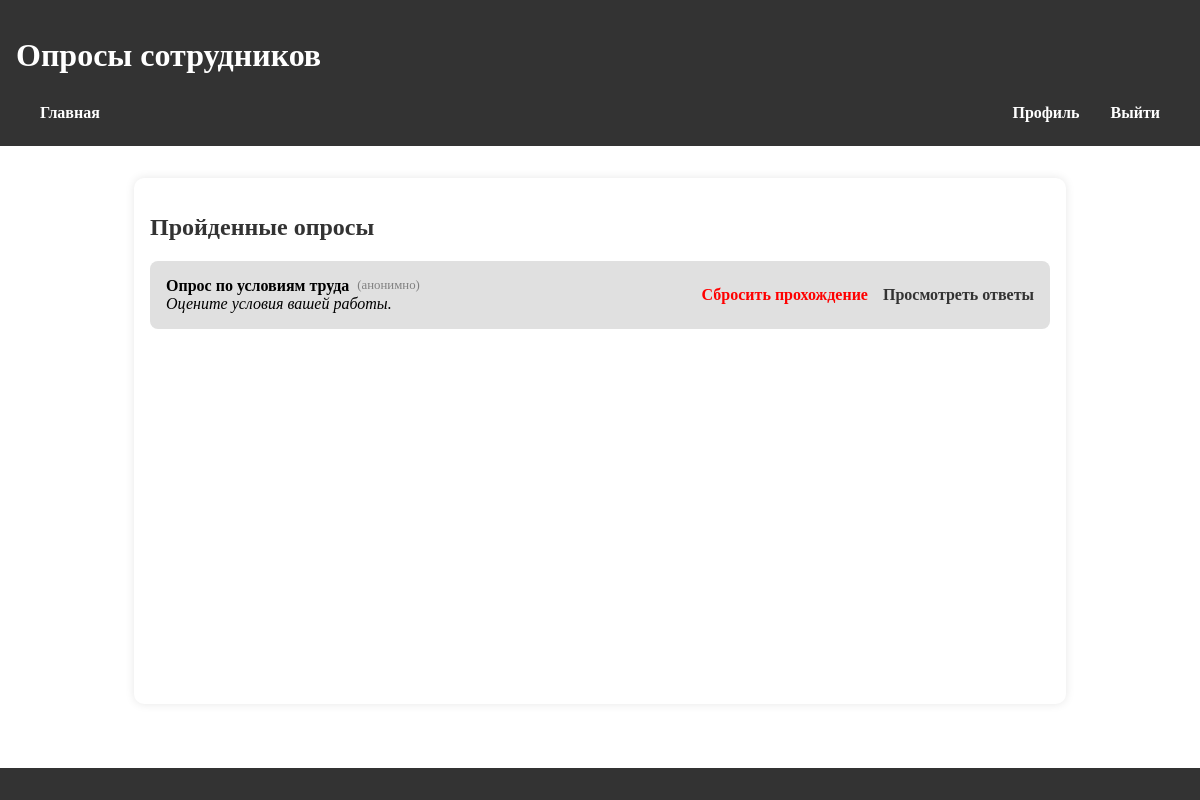
The app's page /completed/ (signed in) with its own data.
### polls/models.py (models this page shows, shortened)
class Survey(models.Model):
    name = models.CharField(max_length=100)  # Название опроса
    description = models.TextField()  # Описание опроса
    is_active = models.BooleanField(default=True)  # Статус (активен ли опрос)
    allow_anonymous = models.BooleanField(default=False)

### polls/views.py (the view)
# urls.py: path('completed/', views.completed_surveys, name='completed'),
@login_required
def completed_surveys(request):
    user_answers = Answer.objects.filter(user=request.user)
    surveys = Survey.objects.filter(id__in=user_answers.values('survey_id').distinct())
    surveys = surveys.prefetch_related(
        Prefetch('answer_set', queryset=user_answers, to_attr='user_answers')
    )
    return render(request, 'registration/completed.html', {'surveys': surveys})

### templates/registration/completed.html (shortened to what this page needs)
<!DOCTYPE html>
<html lang="en">
<head>
</head>
<body>
    {% extends "base_generic.html" %}
{% block content %}
<h2>Пройденные опросы</h2>
{% if surveys %}
  <ul style="padding-left: 0;">
    {% for survey in surveys %}
      <li style="display: flex; justify-content: space-between; align-items: center; background-color: #e0e0e0; padding: 1em; margin-bottom: 10px; border-radius: 8px;">
        <div>
          <div style="display: flex; align-items: center; gap: 8px;">
            <strong>{{ survey.name }}</strong>
            {% if survey.user_answers.0.is_anonymous %}
              <span style="font-size: 0.8em; color: gray;">(анонимно)</span>
            {% endif %}
          </div>
          <em>{{ survey.description }}</em>
        </div>
        <div style="display: flex; gap: 15px;">
          <a href="{% url 'reset_survey_progress' survey.id %}" style="color: red;">Сбросить прохождение</a>
          <a href="{% url 'view_user_answers' survey.id %}">Просмотреть ответы</a>
        </div>
      </li>
    {% endfor %}
  </ul>
{% else %}
  <p>Вы ещё не проходили ни одного опроса.</p>
{% endif %}
{% endblock %}

### polls/static/css/style.css (style rules this page uses)
html, body { height: 100%; margin: 0; padding: 0; display: flex; flex-direction: column; }
h2, h3 { color: #333; }
ul { list-style-type: none; padding: 0; }
li { background-color: #e0e0e0; margin: 0.5rem 0; padding: 1rem; border-radius: 8px; transition: background-color 0.3s; }
a { color: #333; text-decoration: none; font-weight: bold; }

### records on screen
Survey: name "Опрос по условиям труда", shows "(анонимно)", description "Оцените условия вашей работы."
